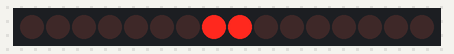
A sketch run on a simulated Arduino Uno, built with avr-gcc and run on an emulated ATmega328P. Shown: 16 shift-register outputs drawn as a row of LEDs (first output left, lit = HIGH). Wiring (inferred from the names in the program): 2 × shift register (74HC595): data pin 8; shift clock pin 10; latch pin 9. Wiring (inferred from the signals the program sends): row of LEDs: on Q0, Q1, Q2, Q3, Q4, Q5, Q6, Q7, Q8, Q9, Q10, Q11, Q12, Q13, Q14, Q15.

Above: at 0.05 s.
At 0.45 s:
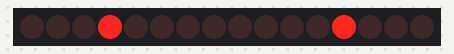
At 0.75 s:
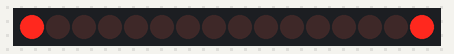
At 1.55 s:
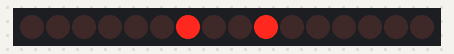
At 2.35 s:
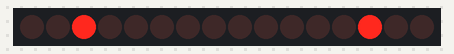
At 3.15 s:
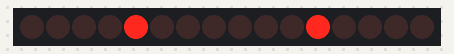
Timing chart, 0 to 3.5 s (numbered marks = the images above):
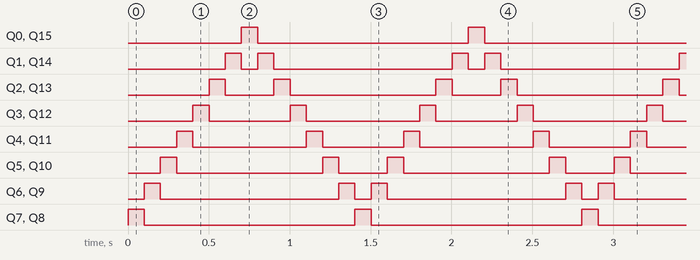

Measured:
- by itself, Q0, Q7, Q8, Q15: alternates HIGH for 0.10 s and LOW for 1.3 s
- by itself, Q1, Q14: repeats every 1.4 s: LOW 0.10 s, HIGH 0.10 s, LOW 1.1 s, HIGH 0.10 s
- by itself, Q2, Q13: repeats every 1.4 s: LOW 0.30 s, HIGH 0.10 s, LOW 0.90 s, HIGH 0.10 s
- by itself, Q3, Q12: repeats every 1.4 s: LOW 0.50 s, HIGH 0.10 s, LOW 0.70 s, HIGH 0.10 s
- by itself, Q4, Q11: repeats every 1.4 s: LOW 0.70 s, HIGH 0.10 s, LOW 0.50 s, HIGH 0.10 s
- by itself, Q5, Q10: repeats every 1.4 s: LOW 0.90 s, HIGH 0.10 s, LOW 0.30 s, HIGH 0.10 s
- by itself, Q6, Q9: repeats every 1.4 s: LOW 1.1 s, HIGH 0.10 s, LOW 0.10 s, HIGH 0.10 s

The sketch:

ShiftRegister16led.ino
```cpp
const int SER = 8;
const int LATCH = 9;
const int CLK = 10;
int seqFirst[14] = {1,2,4,8,16,32,64,128,64,32,16,8,4,2};
int seqSecond[14]= {128,64,32,16,8,4,2,1,2,4,8,16,32,64};
void setup()
{
pinMode(SER,OUTPUT);
pinMode(LATCH, OUTPUT);
pinMode(CLK, OUTPUT);
}
void loop()
{
for(int i =0;i<14;i++) {
digitalWrite(LATCH,LOW);
shiftOut(SER,CLK, MSBFIRST, seqFirst[i]);
shiftOut(SER,CLK, MSBFIRST, seqSecond[i]);
digitalWrite(LATCH,HIGH);
delay(100);
}
}
```
